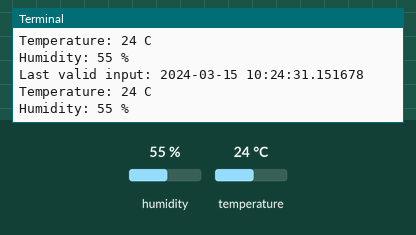
Recording of a program running on a simulated Raspberry Pi (BCM pin numbers). Shown: the last lines printed to the terminal. The test bench sets the inputs (shaded band); at power-on: humidity 55 %, temperature 24 °C. The clock reads 2024-03-15 10:24:30 at power-on unless the program sets it.

Above: at 1.2 s.
1.3 s: humidity set to 22 %
At 2.6 s:
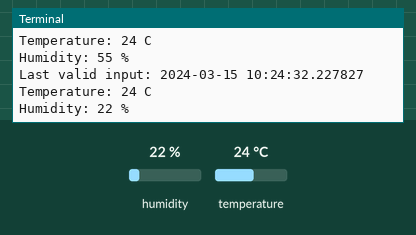
2.8 s: temperature set to 12 °C
At 4.1 s:
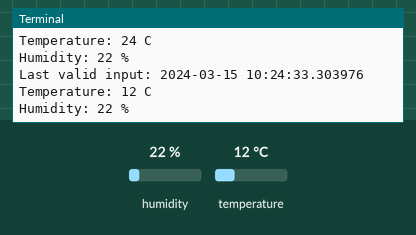
4.3 s: humidity set to 40 %
At 5.3 s:
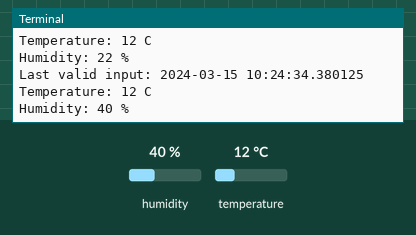
Timing chart, 0 to 7.3 s (numbered marks = the images above; inputs shaded):
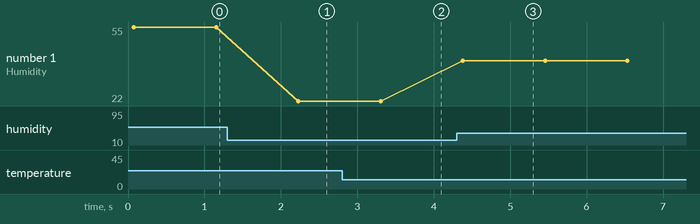

Measured:
- after the input at 1.3 s, the terminal: prints a new line after 0.93 s (image 1)
- after the input at 2.8 s, the terminal: prints a new line after 0.50 s (image 2)
- after the input at 4.3 s, the terminal: prints a new line after 0.08 s (image 3)
- plotted number 1: 55 → 22 after the input at 1.3 s, 22 → 40 after the input at 4.3 s

The program:

sensordht11.py
```python
import RPi.GPIO as GPIO
import dht11
import time
import datetime

GPIO.setwarnings(False)
GPIO.setmode(GPIO.BCM)
GPIO.cleanup()

instance = dht11.DHT11(pin=18)

while True:
    result = instance.read()
    if result.is_valid():
        print("Last valid input: " + str(datetime.datetime.now()))
        print("Temperature: %d C" % result.temperature)
        print("Humidity: %d %%" % result.humidity)

    time.sleep(1)
```
